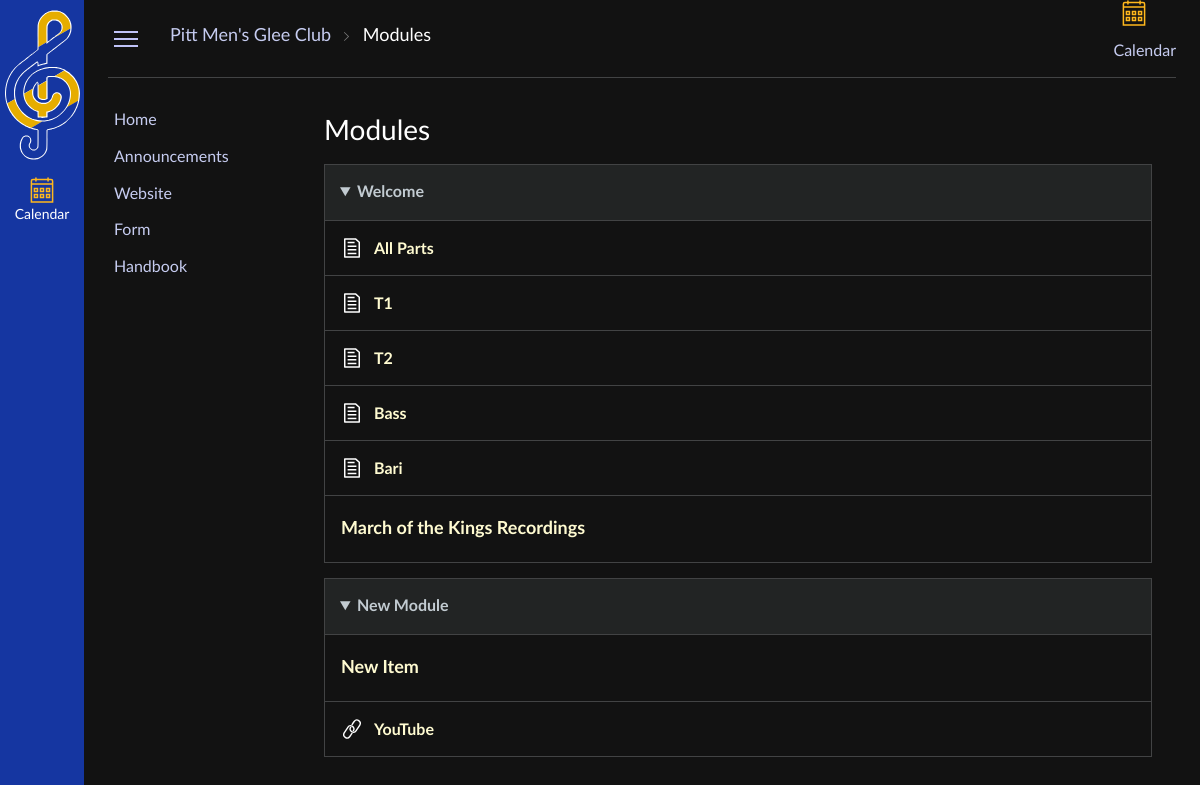
Before: /modules/ with the older database file.
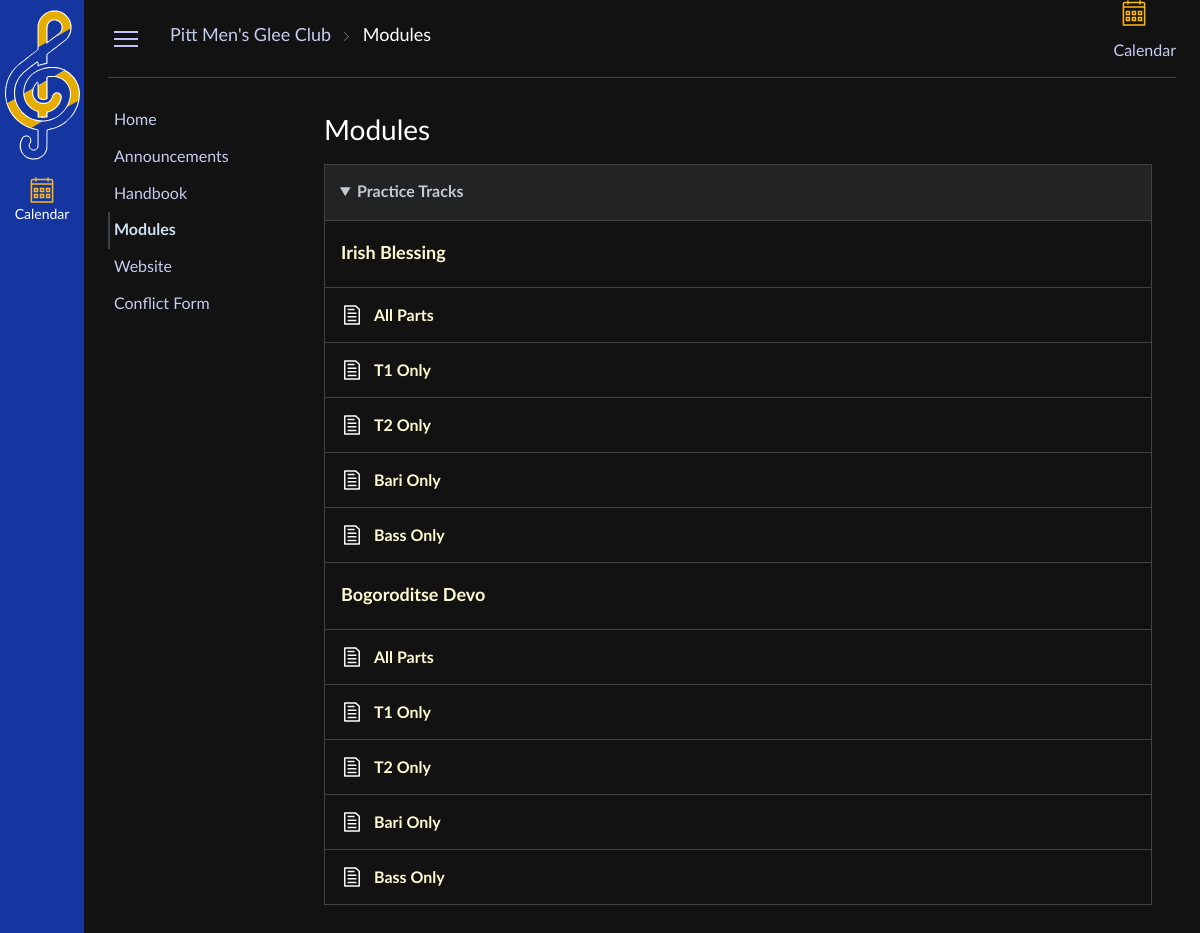
After: the same page with the newer database file.
### models.py (models this page shows)
class Link(Base):
    __tablename__ = "Links"
    id = Column("id", Integer, primary_key=True, autoincrement=True)
    position = Column("position", Integer, nullable=False)
    display_name = Column("display_name", String, nullable=False)
    type = Column("type", String, nullable=False)
    url = Column("url", String, nullable=False)
    def toJSON(self):
        return {
            "id":self.id,
            "position":self.position,
            "display_name": self.display_name,
            "type": self.type,
            "url" : self.url
        }

class Module(Base):
    __tablename__ = "Modules"
    id = Column("id", Integer, primary_key=True, autoincrement=True)
    position = Column("position", Integer, nullable=False)
    display_name = Column("display_name", String, nullable=False)
    hidden = Column("hidden", Boolean, nullable=False)
    def toJSON(self):
        return {
            "id": self.id,
            "position": self.position,
            "display_name": self.display_name,
            "hidden" : self.hidden
        }

class Item(Base):
    __tablename__ = "Items"
    id = Column("id", Integer, primary_key=True, autoincrement=True)
    module_id = Column("module_id", Integer, nullable=False)
    position = Column("position", Integer, nullable=False)
    type = Column("type", String, nullable=False)
    display = Column("display", String, nullable=False)
    url = Column("url", String, nullable=True)
    hidden = Column("hidden", Boolean, nullable=False)
    def toJSON(self):
        return {
            "id": self.id,
            "module_id": self.module_id,
            "position": self.position,
            "type": self.type,
            "display": self.display,
            "url": self.url,
            "hidden": self.hidden
        }

### main.py (the view, shortened to what this page needs)
@app.route("/modules/", methods=["GET","POST","PATCH","PUT","DELETE"])
def modules():
    moduleList = sqlSession.getModulesJSON()
    length = len(moduleList)
    if request.method == "GET":
        links = sqlSession.getLinksJSON()
        for module in moduleList:
            module['blocks'] = sqlSession.getItemsJSON(module['id'])
        return render_template("modules.html", links=links, modules=moduleList)

### session.py (called while the page is built)
    def getLinksJSON(self) -> list[dict[str, Any]]:
        links = self.session.query(Link).order_by(Link.position).all()
        obj = []
        for link in links:
            obj.append(link.toJSON())
        return obj

    def getModulesJSON(self) -> list[dict[str, Any]]:
        modules = self.session.query(Module).order_by(Module.position).all()
        obj = []
        for module in modules:
            obj.append(module.toJSON())
        return obj

    def getItemsJSON(self, id) -> list[dict[str, Any]]:
        items = self.session.query(Item).filter_by(module_id=id).order_by(Item.position).all()
        obj = []
        for item in items:
            obj.append(item.toJSON())
        return obj

### templates/modules.html (shortened to what this page needs)
{% extends "index.html" %}
{% block path %}
    <li>
        <a href="#">
            <span>Modules</span>
        </a>
    </li>
{% endblock %}
{% block sidebar_links %}
    {% for link in links %}
        {% if link.type == 'external' %}
            <li><a link-id="{{ link.id }}" href="{{ link.url }}" target="_blank">{{ link.display_name }}</a></li>
        {% elif link.type == 'page' %}
            <li><a link-id="{{ link.id }}" href="{{ url_for('page', id= link.url) }}">{{ link.display_name }}</a></li>
        {% elif link.type == 'internal' %}
            <li><a link-id="{{ link.id }}" href="{{ url_for(link.url) }}">{{ link.display_name }}</a></li>
        {% elif link.type == 'file' %}
            <li><a link-id="{{ link.id }}" href="{{ url_for('file', key= link.url) }}">{{ link.display_name }}</a></li>
        {% else %}
            <li><a link-id="{{ link.id }}">Failed</a></li>
        {% endif %}
    {% endfor %}
{% endblock %}
{% block main_content %}
    <div id="modules">
        <h2>Modules</h2>
        {% for module in modules %}
            <div class="module" module-id="{{ module.id }}">
                <details open>
                    <summary> {{ module.display_name }}</summary>
                    <ul class="module-items">
                        {% for item in module.blocks %}
                            <li class="module-{{item.type}}" item-id="{{ item.id }}">
                                <span></span>
                                {% if item.type == "header" %}
                                    <h3>{{ item.display }}</h3>
                                {% elif item.type == "link"%}
                                    <a href="{{ item.url }}" target="_blank">{{ item.display }}</a>
                                {% elif item.type == "file" %}
                                    <a href="{{ url_for('file', key=item.url) }}">{{ item.display }}</a>
                                {% elif item.type == "music" %}
                                    <a href="{{ url_for('music', key=item.url) }}">{{ item.display }}</a>
                                {% elif item.type == "page" %}
                                    <a href="{{ url_for('page', id= item.url) }}">{{ item.display }}</a>
                                {% endif %}
                            </li>
                        {% endfor %}
                    </ul>
                </details>
            </div>
        {% endfor %}
    </div>
{% endblock %}

Changed rows visible on the page:
removed Module: display_name "New Module"
removed Item: display "New Item", shown under "New Module"
removed Item: display "YouTube", shown under "New Module"
changed Link "Handbook": moves up the list
added Link: display_name "Modules"
changed Link: display_name "Form" → "Conflict Form"
changed Module: display_name "Welcome" → "Practice Tracks"
changed Item: display "March of the Kings Recordings" → "Irish Blessing"; moves up the list
changed Item (number 3 of 12 on the later page): display "T1" → "T1 Only"
changed Item (number 4 of 12 on the later page): display "T2" → "T2 Only"
changed Item (number 5 of 12 on the later page): display "Bari" → "Bari Only"; moves down the list
changed Item (number 6 of 12 on the later page): display "Bass" → "Bass Only"
added Item: display "Bogoroditse Devo"
added Item: display "All Parts"
added Item: display "T1 Only"
added Item: display "T2 Only"
added Item: display "Bari Only"
added Item: display "Bass Only"
